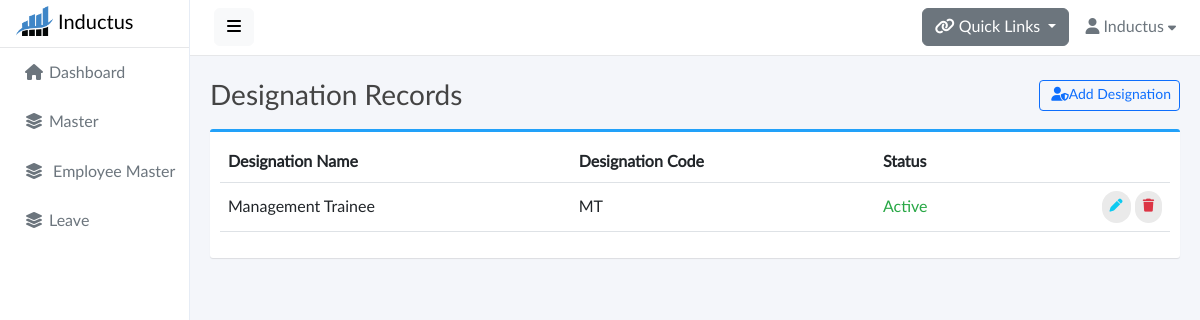
Page /job-master/designation-master/ on the earlier database version.
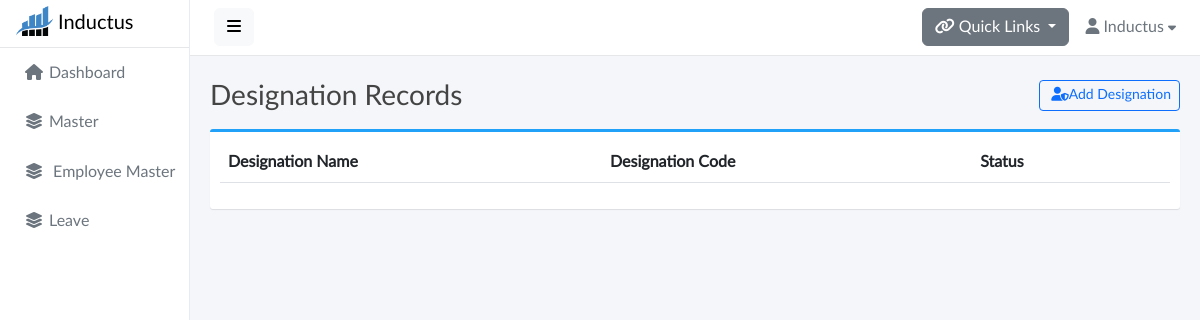
Same page on the later database version.
### base/models.py (models this page shows, shortened)
class Designation(models.Model):
    id = models.CharField(max_length=25,primary_key=True,default=generate_unique_id,editable=False)
    designation_name = models.CharField(max_length=100,unique=True)
    designation_code = models.CharField(max_length=5,unique=True,blank=True,null=True)
    status = models.BooleanField(default=True)

### base/views.py (the view)
# urls.py: path('job-master/designation-master/',views.DesignationMaster,name='designation-master'),
def DesignationMaster(request):
    designation_records = Designation.objects.all()
    if request.method == 'POST':
        designation_form = DesignationMasterForm(data=request.POST)
        designation_code = request.POST['designation_code']
        dname = request.POST['designation_name']
        designationcode_exist = Designation.objects.filter(designation_code=designation_code).exists() or  Designation.objects.filter(designation_name=dname).exists()
        if designationcode_exist:
            messages.error(request, "Designation name or code already Exists")
            return redirect('designation-master')
        if designation_form.is_valid():
            designation_form.save()
            messages.success(request, "Designation added successfully.")
            return redirect('designation-master')
    else:
        designation_form = DesignationMasterForm()
    context = {
        'designation_records': designation_records,
        'designation_form': designation_form,
    }
    return render(request, 'designation_master.html', context)

### base/models.py (called while the page is built)
def generate_unique_id():
    return nanoid.generate(size=25)

### base/templates/designation_master.html (shortened to what this page needs)
{% extends 'base.html' %} {% load static %}
{% block start %}
<div class="content">
  <div class="container">
    <div class="page-title">
      <h3>
        Designation Records
        <button
          type="button"
          class="btn btn-sm btn-outline-primary float-end"
          data-bs-toggle="modal"
          data-bs-target="#exampleModal"
        >
          &nbsp;<i class="fas fa-user-shield"></i>Add Designation
        </button>
      </h3>
    </div>
    <div class="box box-primary">
      <div class="box-body">
        <table width="100%" class="table table-hover" id="dataTables-example">
          <thead>
            <tr>
              <th>Designation Name</th>
              <th>Designation Code</th>
              <th>Status</th>
              <th></th>
            </tr>
          </thead>
          <tbody>
            {% for designation in designation_records %}
            <tr>
              <td>{{designation.designation_name}}</td>
              <td>{{designation.designation_code}}</td>
              {% if designation.status %}
              <td style="color: #28a745">Active</td>
              {% else %}
              <td style="color: #dc3545">In Active</td>
              {% endif %}
              <td class="text-end">
                <a
                  href=""
                  class="btn btn-outline-info btn-rounded"
                  data-bs-toggle="modal"
                  data-bs-target="#editdesignationModal{{designation.id}}"
                  ><i class="fas fa-pen"></i
                ></a>
                <a
                  class="btn btn-outline-danger btn-rounded"
                  data-bs-toggle="modal"
                  data-bs-target="#deletedesignationModal{{designation.id}}"
                >
                  <i class="fas fa-trash"></i>
                </a>
              </td>
            </tr>
            {% endfor %}
          </tbody>
        </table>
      </div>
    </div>
  </div>
</div>
{% endblock %}

Differences in the rows shown:
removed Designation: designation_name "Management Trainee", designation_code "MT", status "Active"
